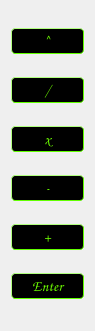
    <widget class="QWidget" name="verticalLayoutWidget_2">
     <property name="geometry">
      <rect>
       <x>450</x>
       <y>240</y>
       <width>95</width>
       <height>331</height>
      </rect>
     </property>
     <layout class="QVBoxLayout" name="verticalLayout_2">
      <property name="sizeConstraint">
       <enum>QLayout::SetMinimumSize</enum>
      </property>
      <item>
       <widget class="QPushButton" name="btn_powerUp">
        <property name="font">
         <font>
          <family>Comic Sans MS</family>
          <pointsize>11</pointsize>
          <weight>50</weight>
          <italic>false</italic>
          <bold>false</bold>
         </font>
        </property>
        <property name="styleSheet">
         <string notr="true">QPushButton{
    background-color: black;
	color: rgb(110, 255, 0);
    border-style: outset;
    border-width: 1px;
    border-radius: 4px;
    border-color: rgb(98, 255, 0);
    font: 11pt Comic Sans MS, bold 14px;
    min-width: 3em;
    max-width: 3em;
    padding: 2px;
}

QPushButton:pressed{
   background-color : green;
}
</string>
        </property>
        <property name="text">
         <string>^</string>
        </property>
       </widget>
      </item>
      <item>
       <widget class="QPushButton" name="btn_divide">
        <property name="font">
         <font>
          <family>Comic Sans MS</family>
          <pointsize>11</pointsize>
          <weight>50</weight>
          <italic>false</italic>
          <bold>false</bold>
         </font>
        </property>
        <property name="styleSheet">
         <string notr="true">QPushButton{
    background-color: black;
	color: rgb(110, 255, 0);
    border-style: outset;
    border-width: 1px;
    border-radius: 4px;
    border-color: rgb(98, 255, 0);
    font: 11pt Comic Sans MS, bold 14px;
    min-width: 3em;
    max-width: 3em;
    padding: 2px;
}

QPushButton:pressed{
   background-color : green;
}
</string>
        </property>
        <property name="text">
         <string>/</string>
        </property>
       </widget>
      </item>
      <item>
       <widget class="QPushButton" name="btn_multiply">
        <property name="font">
         <font>
          <family>Comic Sans MS</family>
          <pointsize>11</pointsize>
          <weight>50</weight>
          <italic>false</italic>
          <bold>false</bold>
         </font>
        </property>
        <property name="styleSheet">
         <string notr="true">QPushButton{
    background-color: black;
	color: rgb(110, 255, 0);
    border-style: outset;
    border-width: 1px;
    border-radius: 4px;
    border-color: rgb(98, 255, 0);
    font: 11pt Comic Sans MS, bold 14px;
    min-width: 3em;
    max-width: 3em;
    padding: 2px;
}

QPushButton:pressed{
   background-color : green;
}
</string>
        </property>
        <property name="text">
         <string>x</string>
        </property>
       </widget>
      </item>
      <item>
       <widget class="QPushButton" name="btn_minus">
        <property name="font">
         <font>
          <family>Comic Sans MS</family>
          <pointsize>11</pointsize>
          <weight>50</weight>
          <italic>false</italic>
          <bold>false</bold>
         </font>
        </property>
        <property name="styleSheet">
         <string notr="true">QPushButton{
    background-color: black;
	color: rgb(110, 255, 0);
    border-style: outset;
    border-width: 1px;
    border-radius: 4px;
    border-color: rgb(98, 255, 0);
    font: 11pt Comic Sans MS, bold 14px;
    min-width: 3em;
    max-width: 3em;
    padding: 2px;
}

QPushButton:pressed{
   background-color : green;
}
</string>
        </property>
        <property name="text">
         <string>-</string>
        </property>
       </widget>
      </item>
      <item>
       <widget class="QPushButton" name="btn_add">
        <property name="font">
         <font>
          <family>Comic Sans MS</family>
          <pointsize>11</pointsize>
          <weight>50</weight>
          <italic>false</italic>
          <bold>false</bold>
         </font>
        </property>
        <property name="styleSheet">
         <string notr="true">QPushButton{
    background-color: black;
	color: rgb(110, 255, 0);
    border-style: outset;
    border-width: 1px;
    border-radius: 4px;
    border-color: rgb(98, 255, 0);
    font: 11pt Comic Sans MS, bold 14px;
    min-width: 3em;
    max-width: 3em;
    padding: 2px;
}

QPushButton:pressed{
   background-color : green;
}
</string>
        </property>
        <property name="text">
         <string>+</string>
        </property>
       </widget>
      </item>
      <item>
       <widget class="QPushButton" name="btn_enter">
        <property name="font">
         <font>
          <family>Comic Sans MS</family>
          <pointsize>11</pointsize>
          <weight>50</weight>
          <italic>false</italic>
          <bold>false</bold>
         </font>
        </property>
        <property name="styleSheet">
         <string notr="true">QPushButton{
    background-color: black;
	color: rgb(110, 255, 0);
    border-style: outset;
    border-width: 1px;
    border-radius: 4px;
    border-color: rgb(98, 255, 0);
    font: 11pt Comic Sans MS, bold 14px;
    min-width: 3em;
    max-width: 3em;
    padding: 2px;
}

QPushButton:pressed{
   background-color : green;
}
</string>
        </property>
        <property name="text">
         <string>Enter</string>
        </property>
       </widget>
      </item>
     </layout>
    </widget>
